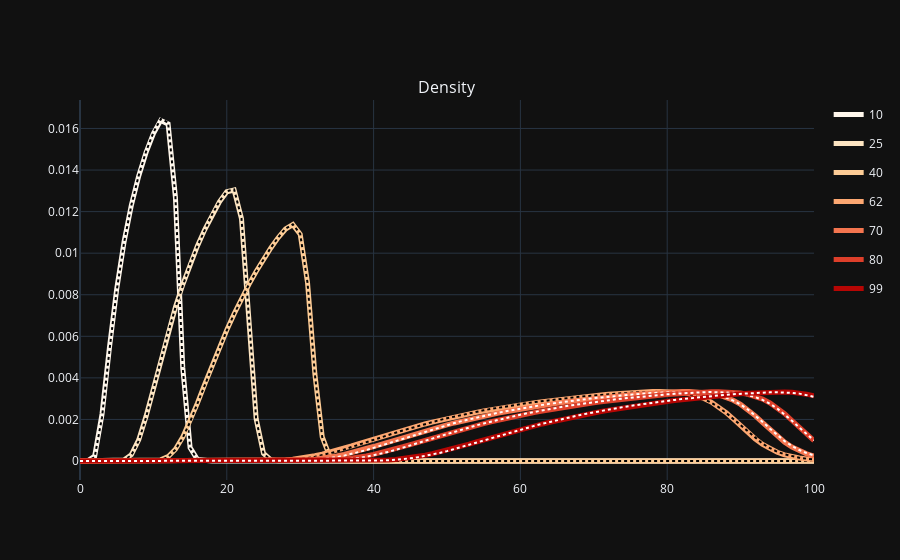

The notebook cell saved with this chart:
### Code cell
fig2 = make_subplots(rows=1, cols=1, subplot_titles=["Density","Flow","Velocity"],  shared_xaxes=True)

for p in range(len(xi)):
    clr=cm(p/len(xi))
    clrs="rgb(%d,%d,%d)" % (clr[0]*255, clr[1]*255, clr[2]*255)
    trace1=go.Scatter(y=y_exact[:,p].detach(), mode='lines', name=str(xi[p]), 
                      legendgroup=p, showlegend=True,
                      line=dict(width=5, color=clrs))
    sclr='black' if p < 4 else 'white'
    trace2=go.Scatter(y=y_approx[:,p].detach(), mode='lines', name=str(xi[p]),  
                      legendgroup=p, showlegend=False,
                      line=dict(width=2,dash='dot', color=sclr))
    fig2.add_trace(trace1, row=1, col=1)
    fig2.add_trace(trace2, row=1, col=1)
fig2
